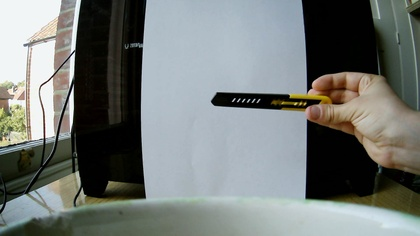
%> input picture Individual project initial testing/paper-hand test/img1.jpg, 420 x 236 px, shrunk from 1920 x 1080 before the run
$ octave imgSub.m   (GNU Octave 9; MATLAB toolbox functions it lacks are replaced by stand-ins)
%> lines starting %> are read from the running program, lines starting %| are printed output that depends on the picture; in (x1, y1, x2, y2) boxes, pixels count from 0 and x2, y2 are one past the last pixel; in counts of white or black regions, pixels touching at a corner belong together; the program's own positions count from 1
### customized colour blackout testing/colourfilter.m
% ----------------------------------------------------------------------- %
%                        C O L O R    F I L T E R                         %
% ----------------------------------------------------------------------- %
% This function modifies a given image in order to keep a specific hue    %
% (given too) and to desaturate the rest of the image. This procedure     %
% originates a image with black and white colormap, excluding the parts   %
% colored with that hue.                                                  %
%                                                                         %
%   Input parameters:                                                     %
%       · image:   input image with double format (0 to 1 values).        %
%       · range:   range of hues vector to maintain with the following    %
%                  format: [range_min, range_max], whose mins and max     %
%                  belongs to [0,360]º.                                   %
%         Note: Red hue appears in both ends of the hue spectrum (called H%
%         in HSV). If red hue is desired, it is necessary to indicate a   %
%         higher value in 'range_min' than 'range_max'. This way assumes  %
%         that the next value of 360º is 0º, and so on.                   %
%           Example: range = [350, 50];                                   %
%                                                                         %
%   Output variables:                                                     %
%       · I:       modified image.                                        %
% ----------------------------------------------------------------------- %
%   Author:  Víctor Martínez Cagigal                                      %
%   Date:    23/02/2015                                                   %
%   E-mail:  victorlawliet (dot) gmail (dot) com                          %
% ----------------------------------------------------------------------- %
function I = colourfilter(image, range)
    % RGB to HSV conversion
    I = rgb2hsv(image);

    % Normalization range between 0 and 1
    range = range./360;

    % Mask creation
    if(size(range,1) > 1), error('Error. Range matriz has too many rows.'); end
    if(size(range,2) > 2), error('Error. Range matriz has too many columns.'); end
    if(range(1) > range(2))
        % Red hue case
        mask = (I(:,:,1)>range(1) & (I(:,:,1)<=1)) + (I(:,:,1)<range(2) & (I(:,:,1)>=0));
    else
        % Regular case
        mask = (I(:,:,1)>range(1)) & (I(:,:,1)<range(2));
    end

    % Saturation is modified according to the mask
    %I(:,:,2) = mask .* I(:,:,2);

    % HSV to RGB conversion
    I = im2double(hsv2rgb(I));

    %filter all non matching pixels to white
    %I(:,:,1) = mask .* I(:,:,1);
    %I(:,:,2) = mask .* I(:,:,2);
    %I(:,:,3) = mask .* I(:,:,3);

    maskPosRepl = 1;
    maskNegRepl = 0;

    for i = 1:size(I,1)
        for j = 1:size(I,2)
            if mask(i,j) == 1
                I(i,j,1) = maskPosRepl;
                I(i,j,2) = maskPosRepl;
                I(i,j,3) = maskPosRepl;
            else
                I(i,j,1) = maskNegRepl;
                I(i,j,2) = maskNegRepl;
                I(i,j,3) = maskNegRepl;
            end
        end
    end

end

### customized colour blackout testing/imgSub.m
clear;

img1 = flip(flip(imread("IMG1.jpg"),1), 2);
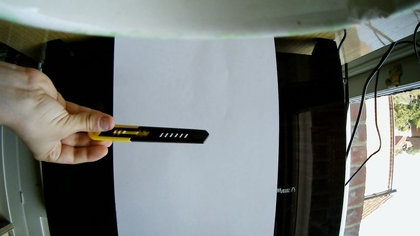
%> img1: size 236x420x3 uint8; mean R, G, B 116.5, 121.4, 118.7; mean of the top-left, top-right, bottom-left and bottom-right quarters 129.7, 100.9, 106, 138.9
img2 = flip(flip(imread("IMG2.jpg"),1), 2);
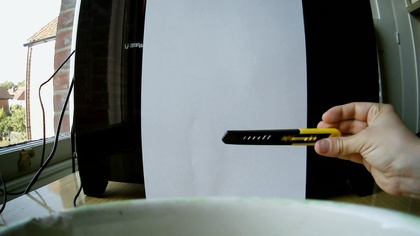
%> input picture Individual project initial testing/paper-hand test/img2.jpg, 420 x 236 px, shrunk from 1920 x 1080 before the run
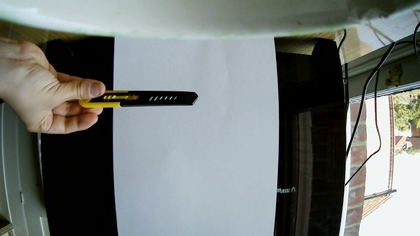
%> img2: size 236x420x3 uint8; mean R, G, B 115.6, 120.7, 118.3; mean of the top-left, top-right, bottom-left and bottom-right quarters 132.3, 100.8, 100.7, 138.9
img1 = im2double(img1);
%> img1: size 236x420x3 double
img2 = im2double(img2);
%> img2: size 236x420x3 double

filterRange = [40 55];

fil1 = colourfilter(img1, filterRange);
%> in colourfilter, `I = rgb2hsv(image);`: I: size 236x420x3 double; mean H, S, V 0.359, 0.246, 0.497
%> in colourfilter, `mask = (I(:,:,1)>range(1)) & (I(:,:,1)<range(2));`:
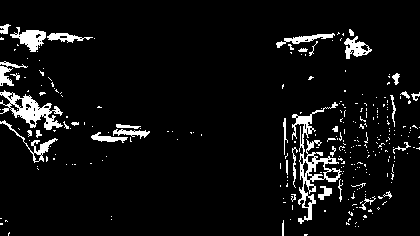
%> mask: size 236x420 logical; 6.3% white; 276 white regions (240 under 20 px), largest, box (x1, y1, x2, y2) and area: (292, 102, 342, 224) 1319, (0, 90, 63, 130) 946, (10, 27, 46, 52) 433
fil2 = colourfilter(img2, filterRange);
%> call 2 of colourfilter, with range = [40 55]
%> in colourfilter (call 2), `I = rgb2hsv(image);`: I: size 236x420x3 double; mean H, S, V 0.362, 0.244, 0.495
%> in colourfilter (call 2), `mask = (I(:,:,1)>range(1)) & (I(:,:,1)<range(2));`:
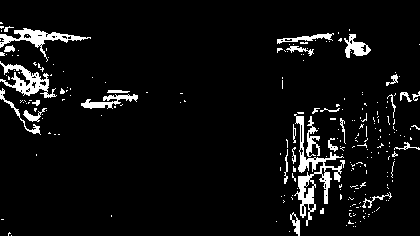
%> mask: size 236x420 logical; 6% white; 234 white regions (204 under 20 px), largest, box (x1, y1, x2, y2) and area: (294, 114, 345, 226) 1292, (0, 61, 57, 98) 739, (0, 28, 91, 62) 693

out1 = imsubtract(imcomplement(fil1), fil2);
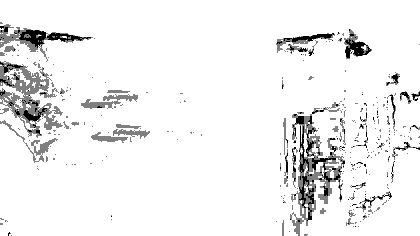
%> out1: size 236x420x3 double; min -1, max 1, mean 0.877; drawn with min black and max white
out2 = imsubtract(imcomplement(fil2), fil1);

imwrite(fil1, "fil1.jpg");
imwrite(fil2, "fil2.jpg");

imwrite(out1, "out1.jpg");
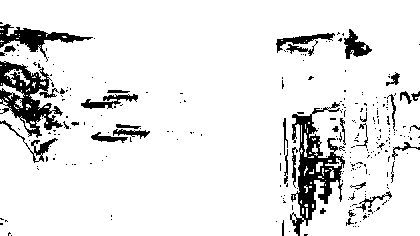
%> saved as out1.jpg: size 236x420x3 uint8; 90.3% white; 271 black regions (236 under 20 px), largest, box (x1, y1, x2, y2) and area: (290, 102, 345, 236) 2559, (0, 61, 63, 138) 2108, (0, 24, 93, 62) 996
imwrite(out2, "out2.jpg");
